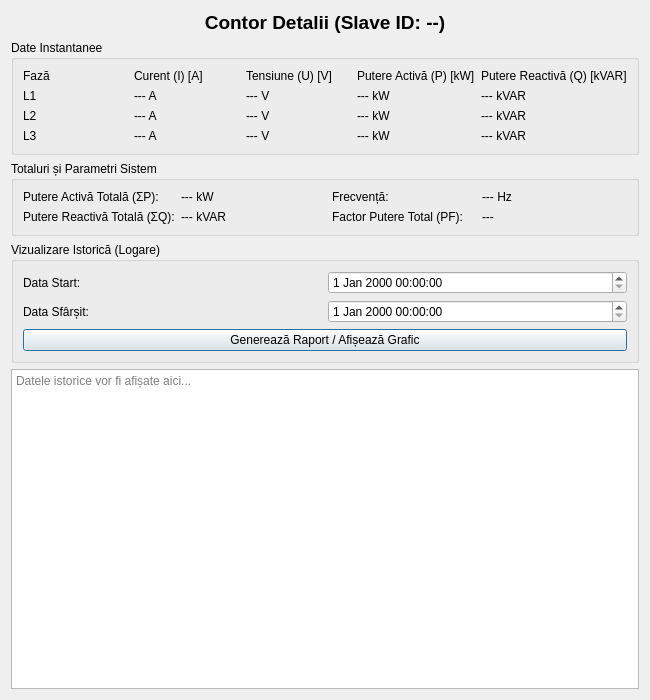
<?xml version="1.0" encoding="UTF-8"?>
<ui version="4.0">
 <class>MeterDetailDialog</class>
 <widget class="QDialog" name="MeterDetailDialog">
  <property name="geometry">
   <rect>
    <x>0</x>
    <y>0</y>
    <width>650</width>
    <height>700</height>
   </rect>
  </property>
  <property name="windowTitle">
   <string>Detalii Contor - ID [Dynamic]</string>
  </property>
  <layout class="QVBoxLayout" name="verticalLayout_main">

   <!-- Titlu Contor Dinamic -->
   <item>
    <widget class="QLabel" name="label_MeterID_Title">
     <property name="font">
      <font>
       <pointsize>14</pointsize>
       <bold>true</bold>
      </font>
     </property>
     <property name="text">
      <string>Contor Detalii (Slave ID: --)</string>
     </property>
     <property name="alignment">
      <set>Qt::AlignCenter</set>
     </property>
    </widget>
   </item>

   <!-- SECȚIUNEA 1: DATE ÎN TIMP REAL -->
   <item>
    <widget class="QGroupBox" name="groupBox_RealTime">
     <property name="title">
      <string>Date Instantanee</string>
     </property>
     <layout class="QGridLayout" name="gridLayout_RealTime">
      <!-- HEADERS -->
      <item row="0" column="0"> <widget class="QLabel" name="label_Header_Phase"> <property name="font"> <font bold="true"/> </property> <property name="text"> <string>Fază</string> </property> </widget> </item>
      <item row="0" column="1"> <widget class="QLabel" name="label_Header_Current"> <property name="font"> <font bold="true"/> </property> <property name="text"> <string>Curent (I) [A]</string> </property> </widget> </item>
      <item row="0" column="2"> <widget class="QLabel" name="label_Header_Voltage"> <property name="font"> <font bold="true"/> </property> <property name="text"> <string>Tensiune (U) [V]</string> </property> </widget> </item>
      <item row="0" column="3"> <widget class="QLabel" name="label_Header_Power"> <property name="font"> <font bold="true"/> </property> <property name="text"> <string>Putere Activă (P) [kW]</string> </property> </widget> </item>
      <item row="0" column="4"> <widget class="QLabel" name="label_Header_Reactive"> <property name="font"> <font bold="true"/> </property> <property name="text"> <string>Putere Reactivă (Q) [kVAR]</string> </property> </widget> </item>

      <!-- L1 -->
      <item row="1" column="0"> <widget class="QLabel" name="label_Detail_L1_Text"> <property name="text"> <string>L1</string> </property> </widget> </item>
      <item row="1" column="1"> <widget class="QLabel" name="label_Detail_IL1"> <property name="text"> <string>--- A</string> </property> </widget> </item>
      <item row="1" column="2"> <widget class="QLabel" name="label_Detail_UL1"> <property name="text"> <string>--- V</string> </property> </widget> </item>
      <item row="1" column="3"> <widget class="QLabel" name="label_Detail_PL1"> <property name="text"> <string>--- kW</string> </property> </widget> </item>
      <item row="1" column="4"> <widget class="QLabel" name="label_Detail_QL1"> <property name="text"> <string>--- kVAR</string> </property> </widget> </item>

      <!-- L2 -->
      <item row="2" column="0"> <widget class="QLabel" name="label_Detail_L2_Text"> <property name="text"> <string>L2</string> </property> </widget> </item>
      <item row="2" column="1"> <widget class="QLabel" name="label_Detail_IL2"> <property name="text"> <string>--- A</string> </property> </widget> </item>
      <item row="2" column="2"> <widget class="QLabel" name="label_Detail_UL2"> <property name="text"> <string>--- V</string> </property> </widget> </item>
      <item row="2" column="3"> <widget class="QLabel" name="label_Detail_PL2"> <property name="text"> <string>--- kW</string> </property> </widget> </item>
      <item row="2" column="4"> <widget class="QLabel" name="label_Detail_QL2"> <property name="text"> <string>--- kVAR</string> </property> </widget> </item>

      <!-- L3 -->
      <item row="3" column="0"> <widget class="QLabel" name="label_Detail_L3_Text"> <property name="text"> <string>L3</string> </property> </widget> </item>
      <item row="3" column="1"> <widget class="QLabel" name="label_Detail_IL3"> <property name="text"> <string>--- A</string> </property> </widget> </item>
      <item row="3" column="2"> <widget class="QLabel" name="label_Detail_UL3"> <property name="text"> <string>--- V</string> </property> </widget> </item>
      <item row="3" column="3"> <widget class="QLabel" name="label_Detail_PL3"> <property name="text"> <string>--- kW</string> </property> </widget> </item>
      <item row="3" column="4"> <widget class="QLabel" name="label_Detail_QL3"> <property name="text"> <string>--- kVAR</string> </property> </widget> </item>
     </layout>
    </widget>
   </item>

   <!-- SECȚIUNEA 2: TOTALURI ȘI PARAMETRI SISTEM -->
   <item>
    <widget class="QGroupBox" name="groupBox_Totals">
     <property name="title">
      <string>Totaluri și Parametri Sistem</string>
     </property>
     <layout class="QGridLayout" name="gridLayout_Totals">
      <item row="0" column="0"> <widget class="QLabel" name="label_TotalP_Text"> <property name="text"> <string>Putere Activă Totală (ΣP):</string> </property> </widget> </item>
      <item row="0" column="1"> <widget class="QLabel" name="label_Detail_P_Total"> <property name="text"> <string>--- kW</string> </property> </widget> </item>

      <item row="1" column="0"> <widget class="QLabel" name="label_TotalQ_Text"> <property name="text"> <string>Putere Reactivă Totală (ΣQ):</string> </property> </widget> </item>
      <item row="1" column="1"> <widget class="QLabel" name="label_Detail_Q_Total"> <property name="text"> <string>--- kVAR</string> </property> </widget> </item>

      <item row="0" column="2"> <widget class="QLabel" name="label_Freq_Text"> <property name="text"> <string>Frecvență:</string> </property> </widget> </item>
      <item row="0" column="3"> <widget class="QLabel" name="label_Detail_Frequency"> <property name="text"> <string>--- Hz</string> </property> </widget> </item>

      <item row="1" column="2"> <widget class="QLabel" name="label_PF_Text"> <property name="text"> <string>Factor Putere Total (PF):</string> </property> </widget> </item>
      <item row="1" column="3"> <widget class="QLabel" name="label_Detail_PF_Total"> <property name="text"> <string>---</string> </property> </widget> </item>
     </layout>
    </widget>
   </item>

   <!-- SECȚIUNEA 3: SELECTARE PERIOADĂ -->
   <item>
    <widget class="QGroupBox" name="groupBox_History">
     <property name="title">
      <string>Vizualizare Istorică (Logare)</string>
     </property>
     <layout class="QGridLayout" name="gridLayout_History">
      <item row="0" column="0"> <widget class="QLabel" name="label_Start"> <property name="text"> <string>Data Start:</string> </property> </widget> </item>
      <item row="0" column="1"> <widget class="QDateTimeEdit" name="dateTimeEdit_Start"/> </item>
      <item row="1" column="0"> <widget class="QLabel" name="label_End"> <property name="text"> <string>Data Sfârșit:</string> </property> </widget> </item>
      <item row="1" column="1"> <widget class="QDateTimeEdit" name="dateTimeEdit_End"/> </item>
      <item row="2" column="0" colspan="2"> <widget class="QPushButton" name="pushButton_GenerateReport"> <property name="text"> <string>Generează Raport / Afișează Grafic</string> </property> </widget> </item>
     </layout>
    </widget>
   </item>

   <item>
    <widget class="QTextEdit" name="textEdit_HistoryOutput">
     <property name="readOnly"> <bool>true</bool> </property>
     <property name="placeholderText"> <string>Datele istorice vor fi afișate aici...</string> </property>
    </widget>
   </item>

  </layout>
 </widget>
 <customwidgets>
  <customwidget>
   <class>QTableWidget</class>
   <extends>QTableView</extends>
   <header>qtablewidget.h</header>
  </customwidget>
 </customwidgets>
 <resources/>
 <connections/>
</ui>
